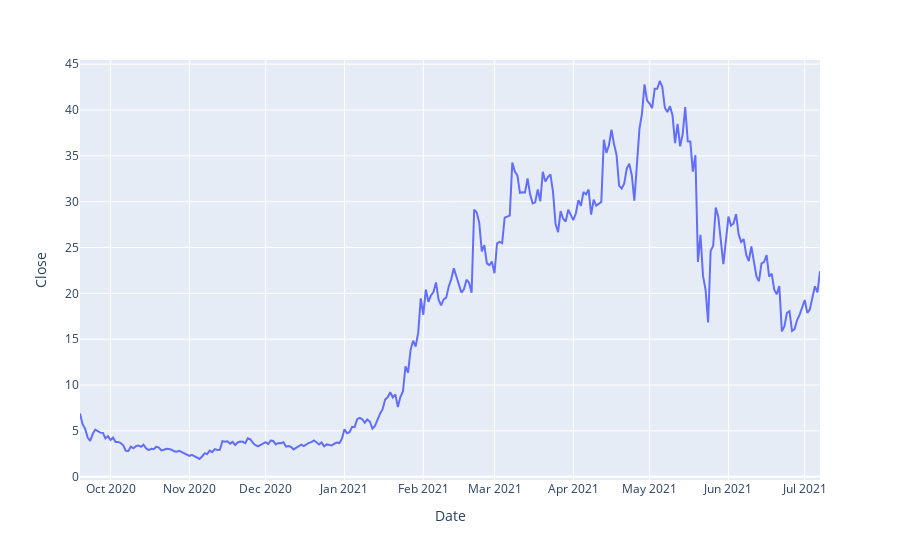

Source (notebook cell):
### Code cell
fig = px.line(data, x='Date', y="Close")
fig.show();

### Figure 1 — Plotly figure (JSON) as saved in the notebook; plotly's stock layout.template omitted (floating-point values rounded to 4 significant figures; data arrays with more than 128 entries replaced by an {"elided": "..."} marker saying what was removed)
{"data": [{"hovertemplate": "Date=%{x}<br>Close=%{y}<extra></extra>", "legendgroup": "", "line": {"color": "#636efa", "dash": "solid"}, "marker": {"symbol": "circle"}, "mode": "lines", "name": "", "orientation": "v", "showlegend": false, "x": {"elided": "292 str values"}, "xaxis": "x", "y": {"elided": "292 float values"}, "yaxis": "y", "type": "scatter"}], "layout": {"xaxis": {"anchor": "y", "domain": [0, 1], "title": {"text": "Date"}}, "yaxis": {"anchor": "x", "domain": [0, 1], "title": {"text": "Close"}}, "legend": {"tracegroupgap": 0}, "margin": {"t": 60}}}
